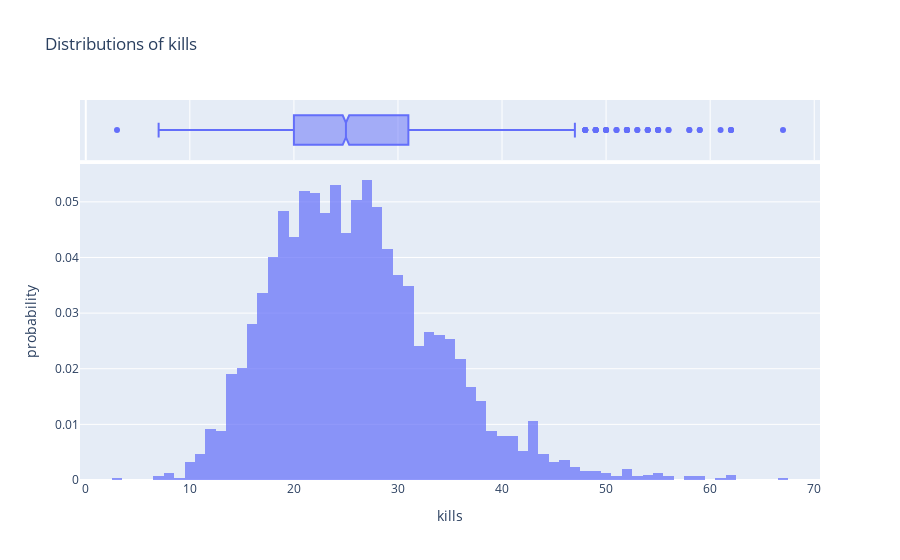

Notebook code for this chart:
### Code cell
fig = px.histogram(games, x = 'kills', histnorm='probability', marginal='box', 
             title="Distributions of kills", barmode='overlay', opacity=0.7)
fig.show()

### Figure 1 — Plotly figure (JSON) as saved in the notebook; plotly's stock layout.template omitted (floating-point values rounded to 4 significant figures; data arrays with more than 128 entries replaced by an {"elided": "..."} marker saying what was removed)
{"data": [{"alignmentgroup": "True", "bingroup": "x", "histnorm": "probability", "hovertemplate": "kills=%{x}<br>probability=%{y}<extra></extra>", "legendgroup": "", "marker": {"color": "#636efa", "opacity": 0.7, "pattern": {"shape": ""}}, "name": "", "offsetgroup": "", "orientation": "v", "showlegend": false, "type": "histogram", "x": {"elided": "3039 int values"}, "xaxis": "x", "yaxis": "y"}, {"alignmentgroup": "True", "hovertemplate": "kills=%{x}<extra></extra>", "legendgroup": "", "marker": {"color": "#636efa"}, "name": "", "notched": true, "offsetgroup": "", "showlegend": false, "type": "box", "x": {"elided": "3039 int values"}, "xaxis": "x2", "yaxis": "y2"}], "layout": {"barmode": "overlay", "legend": {"tracegroupgap": 0}, "title": {"text": "Distributions of kills"}, "xaxis": {"anchor": "y", "domain": [0, 1], "title": {"text": "kills"}}, "xaxis2": {"anchor": "y2", "domain": [0, 1], "matches": "x", "showgrid": true, "showticklabels": false}, "yaxis": {"anchor": "x", "domain": [0, 0.8316], "title": {"text": "probability"}}, "yaxis2": {"anchor": "x2", "domain": [0.8416, 1], "matches": "y2", "showgrid": false, "showline": false, "showticklabels": false, "ticks": ""}}}
